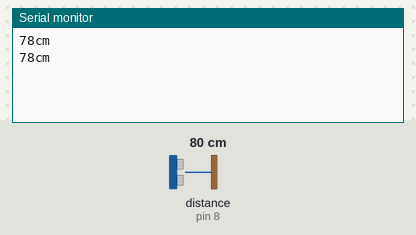
This sketch was run on a simulated Arduino Uno, built with avr-gcc and run on an emulated ATmega328P. Shown: the last lines printed to the serial monitor. Wiring (inferred from the names in the program): ultrasonic range finder: trigger pin 9; echo pin 8. Inputs (shaded band) come from the test bench; at power-on: distance to the obstacle (sensor on pin 8) 80 cm. The echo pulse lasts 58.3 µs per cm.

Above: at 1.8 s.
1.9 s: distance to the obstacle (sensor on pin 8) set to 2 cm
At 2.8 s:
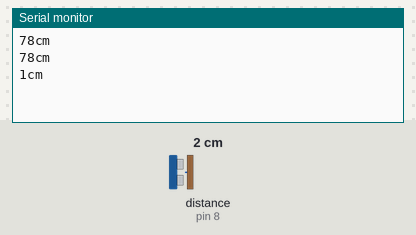
3.4 s: distance to the obstacle (sensor on pin 8) set to 4 cm
At 4.8 s:
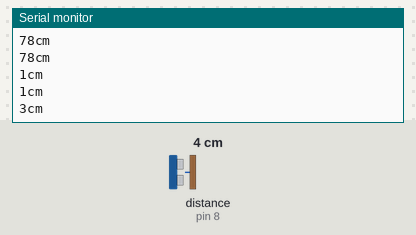
Timing chart, 0 to 6.4 s (numbered marks = the images above; inputs shaded):
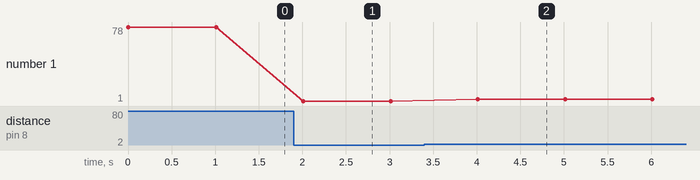

Measured:
- after the input at 1.9 s, the serial monitor: prints a new line after 0.11 s (image 1)
- after the input at 3.4 s, the serial monitor: prints a new line after 0.61 s (image 2)
- plotted number 1: 78 → 1 after the input at 1.9 s, 1 → 3 after the input at 3.4 s

The sketch:

hc_sr04.ino
```cpp
const int trig = 9;     // chân trig của HC-SR04
const int echo = 8;     // chân echo của HC-SR04
unsigned long a;
int b;
void setup()
{
  Serial.begin(9600);
   pinMode(trig,OUTPUT);
   pinMode(echo,INPUT);
}

void loop()
{

    digitalWrite(trig,LOW);   // tắt chân tri
delayMicroseconds(2);
    digitalWrite(trig,HIGH);   // phát xung từ chân tri
  delayMicroseconds(5);
    digitalWrite(trig,LOW);   // tắt chân tri
a =pulseIn(echo,HIGH);
 b = int (a/2/29.412);
  Serial.print(b);
  Serial.println("cm");
  delay(1000);
}
```
